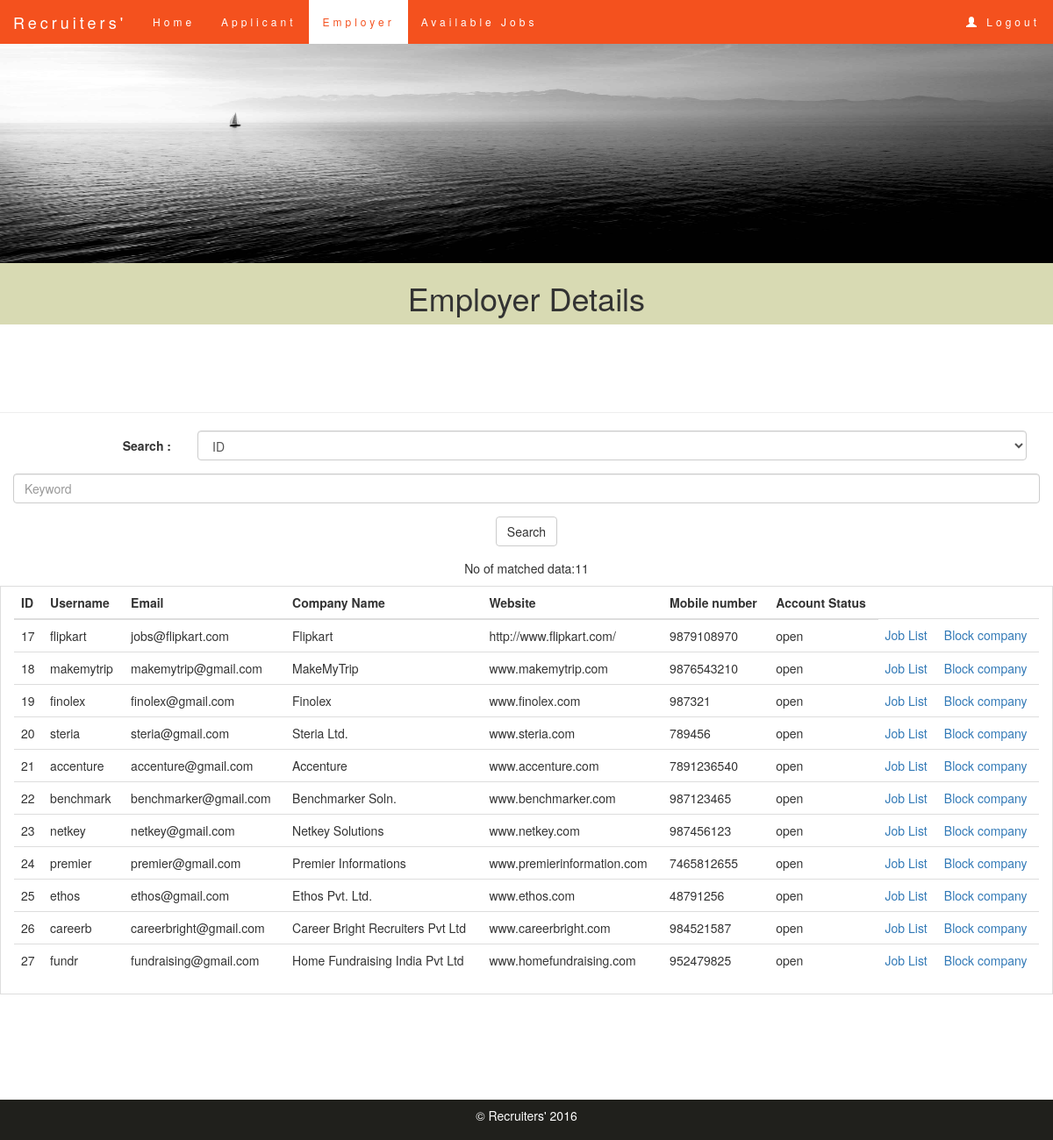
The app's page /admin/employer.php (signed in) with its own data.
### tables this page shows
CREATE TABLE IF NOT EXISTS `clients` (
  `id` int(11) NOT NULL AUTO_INCREMENT,
  `username` varchar(10) NOT NULL,
  `email` varchar(255) NOT NULL,
  `password` varchar(30) NOT NULL,
  `company` varchar(100) NOT NULL,
  `website` varchar(500) NOT NULL,
  `number` bigint(10) NOT NULL,
  `closejob` varchar(10) NOT NULL DEFAULT 'open',
  PRIMARY KEY (`id`)
);

### admin/employer.php (the view, shortened to what this page needs)
<!DOCTYPE html>
<html lang="en">
<head>
    <link rel="stylesheet" href="http://maxcdn.bootstrapcdn.com/bootstrap/3.3.6/css/bootstrap.min.css">
   <link rel="stylesheet" href="\PHPProject\main.css">
</head>
<body>
    <nav class="navbar navbar-default navbar-fixed-top">
    <div class="container-fluid">
    <div class="navbar-header">
        <a class="navbar-brand" href="#">Recruiters'</a>
    </div>
    <ul class="nav navbar-nav">
        <li><a href="\PHPProject\admin\home.php">Home</a></li>
        <li ><a href="\PHPProject\admin\employee.php">Applicant</a></li>
        <li class="active"><a href="\PHPProject\admin\employer.php" >Employer</a></li>
        <li><a href="\PHPProject\admin\jobs.php">Available Jobs</a></li>
    </ul>
    <ul class="nav navbar-nav navbar-right" >
        <li><a href="\PHPProject\logout.php"><span class="glyphicon glyphicon-user"> </span>&nbsp;Logout</a></li>
    </ul>
    </div>
    </nav>
    <img class="img" src="\PHPProject\home_img.jpg.jpg" alt="home_img">
    <div class="container-fluid text-center register">
        <h1>Employer Details</h1>
    </div>
    <br/><br/><br/><br/>
<hr>
<div class="container text-center">
<form class="form-horizontal" role="form">
<div class="form-group">
<label class="control-label col-sm-2" for="category">Search : </label>
<div class="col-sm-10">
<select class="form-control" name='category' id="cat">
<option value="id">ID</option>
</select>
</div>
</div>
<div class="form-group">
<input type="text" class="form-control" name="key" id="k" placeholder="Keyword">
</div>
<div class="form-group">
<input type="submit" value="Search" class="btn btn-default">
</div>
</form>
</div>
<?php
$connection=new PDO('mysql:host=localhost;dbname=project','root','');
if(isset($_GET['key'])){
			$key="%".$_GET['key']."%";
			$statement="SELECT * FROM `clients` WHERE `". $_GET['category']."` LIKE '". $key."'";
			$query=$connection->query($statement);
}
else{
	$statement="SELECT * FROM clients";
	$query=$connection->query($statement);
}
$rowCount=$query->rowCount();
echo "<div class=\"container text-center\"><p>No of matched data:$rowCount</p></div></div>";
echo "<div class=\"container-fluid table-bordered table-hover\"><table class=\"table\"><thead><tr>";
echo "<th>ID</th>";
echo "<th>Username</th>";
echo "<th>Email</th>";
echo "<th>Company Name</th>";
echo "<th>Website</th>";
echo "<th>Mobile number</th>";
echo "<th>Account Status</th></thead><tbody>";
while($row=$query->fetch(PDO::FETCH_OBJ)){
	echo "<tr><td>$row->id</td>";
	echo "<td>$row->username</td>";
	echo "<td>$row->email</td>";
	echo "<td>$row->company</td>";
	echo "<td>$row->website</td>";
	echo "<td>$row->number</td>";
	echo "<td>$row->closejob</td>";
	echo "<td><a href=\"myjobs.php?company_id=$row->id\">Job List</a></td>";
	if($row->closejob=="blocked"){
		echo "<td><a href=\"unblockcompany.php?company_id=$row->id\">Unblock company</a>";
	}else{
		echo "<td><a href=\"blockcompany.php?company_id=$row->id\">Block company</a>";
	}
}
?>
</tr>
</tbody>
</table>
</div>
<br/><br/><br/><br/><br/><br/>
    <footer class="container-fluid text-center copyright">
        <p>&copy; Recruiters' 2016</p>
    </footer>
</body>
</html>

### main.css (style rules this page uses)
html,body { height: 100% }
.img { position:relative; height:300px; width:100%; }
.navbar { margin-bottom: 0; background-color: #f4511e; z-index: 9999; border: 0; font-size: 12px !important; line-height: 1.42857143 !important; letter-spacing: 4px; border-radius: 0; padding-top:-10px; padding-bottom:-10px; }
.navbar li a, .navbar .navbar-brand { color: #fff !important; }
.navbar-nav li a:hover, .navbar-nav li.active a { color: #f4511e !important; background-color: #fff !important; }
.copyright { background-color:rgb(32, 32, 28); color:white; padding:8px; }
.register { background-color:rgb(216, 218, 179); }

### records on screen
clients: id "17", username "flipkart", email "jobs@flipkart.com", company "Flipkart", website "http://www.flipkart.com/", number "9879108970", closejob "open"
clients: id "18", username "makemytrip", email "makemytrip@gmail.com", company "MakeMyTrip", website "www.makemytrip.com", number "9876543210", closejob "open"
clients: id "19", username "finolex", email "finolex@gmail.com", company "Finolex", website "www.finolex.com", number "987321", closejob "open"
clients: id "20", username "steria", email "steria@gmail.com", company "Steria Ltd.", website "www.steria.com", number "789456", closejob "open"
clients: id "21", username "accenture", email "accenture@gmail.com", company "Accenture", website "www.accenture.com", number "7891236540", closejob "open"
clients: id "22", username "benchmark", email "benchmarker@gmail.com", company "Benchmarker Soln.", website "www.benchmarker.com", number "987123465", closejob "open"
clients: id "23", username "netkey", email "netkey@gmail.com", company "Netkey Solutions", website "www.netkey.com", number "987456123", closejob "open"
clients: id "24", username "premier", email "premier@gmail.com", company "Premier Informations", website "www.premierinformation.com", number "7465812655", closejob "open"
clients: id "25", username "ethos", email "ethos@gmail.com", company "Ethos Pvt. Ltd.", website "www.ethos.com", number "48791256", closejob "open"
clients: id "26", username "careerb", email "careerbright@gmail.com", company "Career Bright Recruiters Pvt Ltd", website "www.careerbright.com", number "984521587", closejob "open"
clients: id "27", username "fundr", email "fundraising@gmail.com", company "Home Fundraising India Pvt Ltd", website "www.homefundraising.com", number "952479825", closejob "open"

### other values on screen
$rowCount "11"
